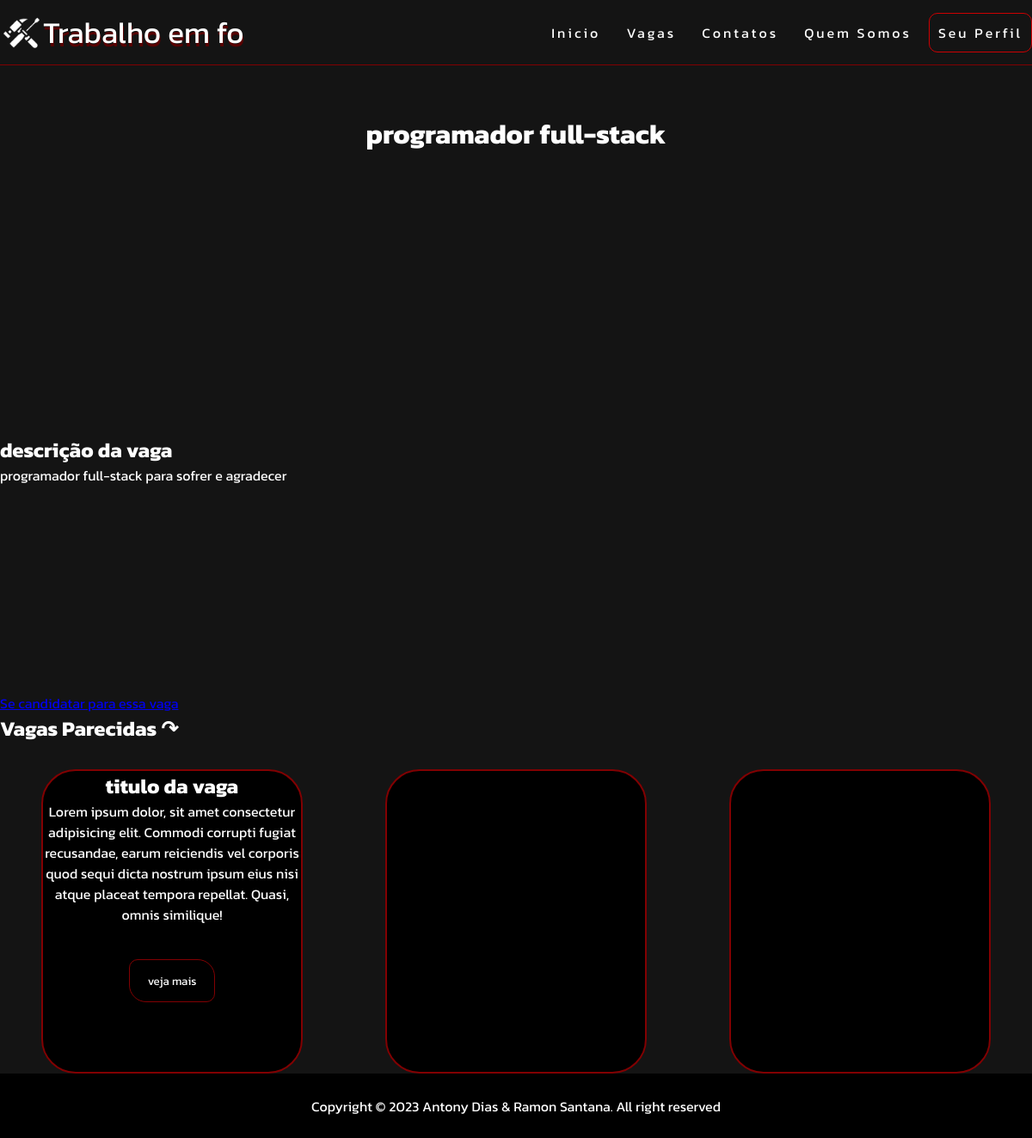
The app's page /candidato/vaga.php?id=1 with its own data.
### tables this page shows
CREATE TABLE `vaga` (
  `id` int NOT NULL,
  `titulo` varchar(100) DEFAULT NULL,
  `descricao` varchar(250) DEFAULT NULL,
  `nome_empresa` varchar(250) DEFAULT NULL,
  `descricao_empresa` varchar(250) DEFAULT NULL
);

### app/conexao/conexao.php (called while the page is built, shortened)
<?php
class conexao
{
    public static $instance;
    public static function getConexao()
    {
        if (!isset(self::$instance)) {
            self::$instance = new PDO('mysql:host=localhost;dbname=trabalhoemfoco', 'ramon', 'qwert123', array(PDO::MYSQL_ATTR_INIT_COMMAND => "SET NAMES utf8"));
            self::$instance->setAttribute(PDO::ATTR_ERRMODE, PDO::ERRMODE_EXCEPTION);
            self::$instance->setAttribute(PDO::ATTR_ORACLE_NULLS, PDO::NULL_EMPTY_STRING);
        }
        return self::$instance;
    }
}

### app/dao/empresadao.php (called while the page is built, shortened)
<?php
class VagasDAO
{
    public function infoVaga($id)
    {
        try {
            $sql = "SELECT * FROM vaga WHERE id = :id";
            $stmt = conexao::getConexao()->prepare($sql);
            $stmt->bindParam(":id", $id, PDO::PARAM_INT);
            $stmt->execute();
            $result = $stmt->fetch(PDO::FETCH_ASSOC);
            if ($result) {
                $vaga = new Vagas();
                $vaga->setId($result['id']);
                $vaga->setTitulo($result['titulo']);
                $vaga->setDescricao($result['descricao']);
                $vaga->setNomedaempresa($result['nome_empresa']);
                $vaga->setDescricaodaempresa($result['descricao_empresa']);
                return $vaga;
            } else {
                return false;
            }
        } catch (\Throwable $th) {
            echo "erro " . $th;
            return false;
        }
    }
}

### app/model/empresa.php (called while the page is built, shortened)
<?php
class vagas{
    private $titulo;
    private $descricao;
    function getTitulo(){
        return $this->titulo;
    }
    function getDescricao(){
        return $this->descricao;
    }
    function setTitulo($titulo){
        $this->titulo = $titulo;
    }
    function setDescricao($descricao){
        $this->descricao = $descricao;
    }
}

### candidato/vaga.php (the view, shortened to what this page needs)
<?php
include_once "../app/conexao/conexao.php";
include_once "../app/model/empresa.php";
include_once "../app/dao/empresadao.php";
$vagasdao = new VagasDAO;
$id_candidato = $_SESSION['idCandidato'];
$id = filter_input(INPUT_GET, 'id', FILTER_VALIDATE_INT);
$dadosDaVaga = $vagasdao->infoVaga($id);
if ($dadosDaVaga !== false) {
?>
<!DOCTYPE html>
<html lang="pt-br">
<head>
    <link rel="stylesheet" href="../css/menu.css">
    <link rel="stylesheet" href="../css/style.css">
    <link rel="stylesheet" href="../css/vaga.css">
</head>
<body>
    <div class="barra">
        <div class="logo">
            <img src="../imagens/tools.png">
            <div id="texto"></div>
        </div>
        <nav class="barra">
            <ul class="nav-list">
                <li><a href="index.php">Inicio</a></li>
                <li><a href="vagas.php">Vagas</a></li>
                <li><a href="#contato">Contatos</a></li>
                <li><a href="#quemsomos">Quem Somos</a></li>
                <li><a href="perfil.php" class="perfil">Seu Perfil</a></li>
            </ul>
        </nav>
    </div>
        <div class="titulo">
            <h1><?php echo $dadosDaVaga->getTitulo(); ?></h1>
        </div>
        <div class="empresa">
        </div>
        <div class="descvaga">
            <h2>descrição da vaga</h2>
            <p><?php echo $dadosDaVaga->getDescricao(); ?></p>
        </div>
        <a href="../app/controller/candidatocontroller.php?candidatarse&id_vaga=<?php echo $id?>&id_candidato=<?php echo $id_candidato?>">Se candidatar para essa vaga</a>
    <h2 id="deixe">Vagas Parecidas &curvearrowright;</h2>
    <div class="relacionados">
        <div class="card">
            <h2>titulo da vaga</h2>
            <p>Lorem ipsum dolor, sit amet consectetur adipisicing elit. Commodi corrupti fugiat recusandae, earum reiciendis vel corporis quod sequi dicta nostrum ipsum eius nisi atque placeat tempora repellat. Quasi, omnis similique!</p>
            <button>veja mais</button>
        </div>
        <div class="card"></div>
        <div class="card"></div>
    </div>
    <footer>Copyright © 2023 Antony Dias & Ramon Santana. All right reserved</footer>
</body>
</html>
<?php
} else {
    echo "Vaga não encontrada ou erro na consulta.";
}
?>

### css/menu.css (style rules this page uses)
#texto { color: white; font-size: 35px; }
div.barra { width: 100%; height: 75px; display: flex; justify-content: space-between; background-color: #141414; color: #fff; border-bottom: #820002 solid 1px; }
div.barra img { width: 50px; height: 50px; }
nav.barra { display: flex; align-items: center; justify-content:space-around; }
.logo { display: flex; justify-content: center; align-items: center; color: #cc0002; text-shadow: 1px 4px #580202; }
.logo img { width: 50px; height: 50px; }
.perfil { border: 1px solid #cc0002; }
.nav-list { list-style: none; display: flex; }
.nav-list li { letter-spacing: 3px; margin-left: 10px; }
nav.barra a { text-decoration:none; color:white; padding: 10px; border-radius:10px; }

### css/style.css (style rules this page uses)
* { margin: 0; padding: 0; font-family: Kanit; }
html { overflow-x: hidden; background-color: #141414; color: #fff; }
.titulo { display: flex; justify-content: center; align-items: center; background-color: #141414; color: #fff; margin-top: 30px; }
footer { width: 100%; height: 75px; background-color: #000; display: flex; justify-content: center; align-items: center; color: #fff; }

### css/vaga.css (style rules this page uses)
.titulo { display: flex; justify-content: center; align-items: center; width: 100%; height: 100px; color: white; background-color: #141414; }
.empresa, .descvaga { width: 100%; height: 300px; background-color: #141414; color: #fff; }
.relacionados { width: 100%; height: auto; background-color: #141414; display: flex; justify-content: space-around ; align-items: center; flex-wrap: wrap; }
.relacionados .card { width: 300px; height: 350px; background-color: #000; border-radius: 40px; color: #fff; text-align: center; border: 2px solid #820002; margin-top: 30px; }
.relacionados .card button { background-color: #000; color: #fff; width: 100px; height: 50px; border: 1px solid #820002; border-radius: 10px 20px 10px 20px; margin-top: 40px; }
#deixe { background-color: #141414; color: #fff; }

### records on screen
vaga: titulo "programador full-stack", descricao "programador full-stack para sofrer e agradecer"
